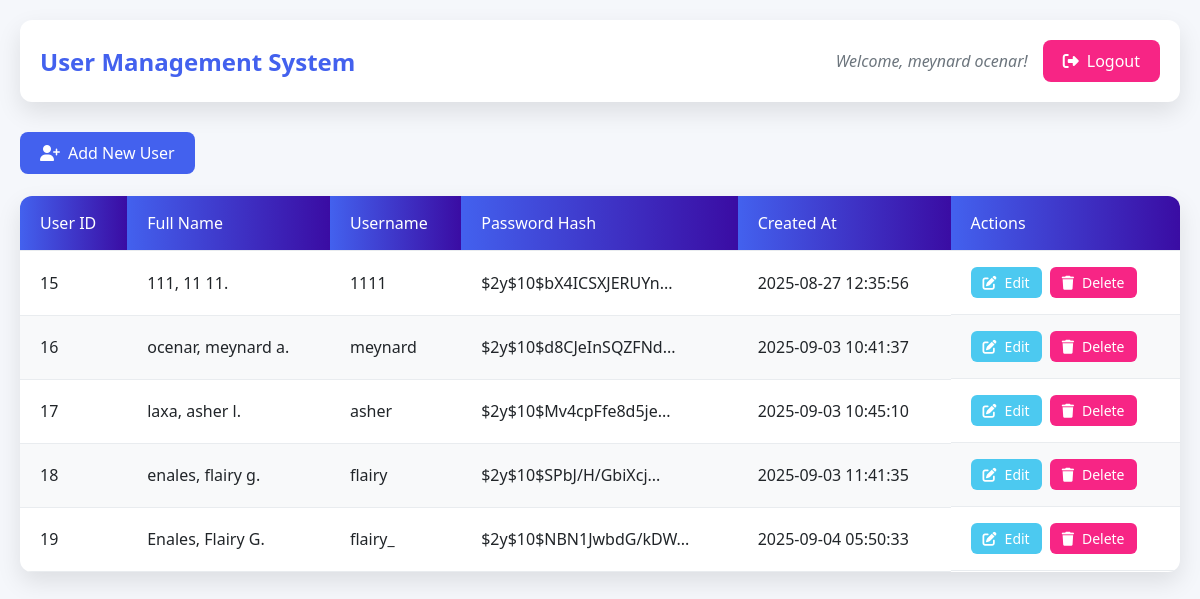
/read.php (signed in), run on the app's committed database.
### tables this page shows
CREATE TABLE `user` (
  `userID` int(11) NOT NULL,
  `Lname` varchar(100) NOT NULL,
  `Gname` varchar(100) NOT NULL,
  `MI` varchar(2) NOT NULL,
  `Username` varchar(100) NOT NULL,
  `Password` varchar(100) NOT NULL,
  `Created_at` timestamp NOT NULL DEFAULT current_timestamp(),
  `is_deleted` tinyint(1) DEFAULT 0
);

### read.php (the view, shortened to what this page needs)
<?php
include 'db.php';
$result = $conn->query("SELECT * FROM user WHERE is_deleted = FALSE");
?>
<!DOCTYPE html>
<html lang="en">
<head>
    <link rel="stylesheet" href="https://cdnjs.cloudflare.com/ajax/libs/font-awesome/6.4.0/css/all.min.css">
</head>
<body>
    <div class="container">
        <div class="header-container">
            <h2>User Management System</h2>
            <div class="user-info">
                <div class="welcome">
                    Welcome, <?php echo $_SESSION['gname'] . ' ' . $_SESSION['lname']; ?>!
                </div>
                <a href="logout.php" class="btn btn-danger">
                    <i class="fas fa-sign-out-alt"></i> Logout
                </a>
            </div>
        </div>
        <a href="create.php" class="btn btn-primary">
            <i class="fas fa-user-plus"></i> Add New User
        </a>
        <br><br>
        <div class="table-container">
            <table id="userTable">
                <thead>
                    <tr>
                        <th>User ID</th>
                        <th>Full Name</th>
                        <th>Username</th>
                        <th>Password Hash</th>
                        <th>Created At</th>
                        <th>Actions</th>
                    </tr>
                </thead>
                <tbody>
                    <?php
                    while ($row = $result->fetch_assoc()) {
                        echo "<tr id='row-{$row['userID']}'>
                                <td>{$row['userID']}</td>
                                <td>{$row['Lname']}, {$row['Gname']} {$row['MI']}.</td>
                                <td>{$row['Username']}</td>
                                <td title='{$row['Password']}'>" . substr($row['Password'], 0, 20) . "...</td>
                                <td>{$row['Created_at']}</td>
                                <td class='actions'>
                                    <a href='update.php?id={$row['userID']}' class='btn btn-action btn-edit'>
                                        <i class='fas fa-edit'></i> Edit
                                    </a>
                                    <a href='#' onclick=\"return deleteUser('{$row['userID']}');\" class='btn btn-action btn-delete'>
                                        <i class='fas fa-trash'></i> Delete
                                    </a>
                                </td>
                              </tr>";
                    }
                    ?>
                </tbody>
            </table>
        </div>
    </div>
</body>
</html>

### read.php (style rules this page uses)
:root { --primary: #4361ee; --secondary: #3a0ca3; --success: #4cc9f0; --danger: #f72585; --warning: #fca311; --light: #f8f9fa; --dark: #212529; --gray: #6c757d; --border-radius: 12px; --box-shadow: 0 10px 25px rgba(0,0,0,0.1); --transition: all 0.3s ease; }
* { margin: 0; padding: 0; box-sizing: border-box; font-family: 'Poppins', 'Segoe UI', sans-serif; }
body { background-color: #f5f7fb; color: var(--dark); padding: 20px; min-height: 100vh; }
.container { max-width: 1200px; margin: 0 auto; }
.header-container { display: flex; justify-content: space-between; align-items: center; margin-bottom: 30px; background: white; padding: 20px; border-radius: var(--border-radius); box-shadow: var(--box-shadow); }
h2 { color: var(--primary); font-weight: 600; }
.user-info { display: flex; align-items: center; gap: 15px; color: var(--gray); }
.user-info .welcome { font-style: italic; }
.btn { padding: 10px 20px; border-radius: 8px; font-weight: 500; text-decoration: none; display: inline-flex; align-items: center; gap: 8px; transition: var(--transition); }
.btn-primary { background: var(--primary); color: white; }
.btn-danger { background: var(--danger); color: white; }
.btn-action { padding: 6px 12px; border-radius: 6px; font-size: 14px; }
.btn-edit { background: var(--success); color: white; }
.btn-delete { background: var(--danger); color: white; }
.table-container { background: white; border-radius: var(--border-radius); box-shadow: var(--box-shadow); overflow: hidden; overflow-x: auto; }
table { width: 100%; border-collapse: collapse; }
th, td { padding: 16px 20px; text-align: left; border-bottom: 1px solid #e9ecef; }
th { background: linear-gradient(90deg, var(--primary) 0%, var(--secondary) 100%); color: white; font-weight: 500; position: sticky; top: 0; }
tr:nth-child(even) { background-color: #f8f9fa; }
.actions { white-space: nowrap; display: flex; gap: 8px; }

### data on the page
user: userID "15", Lname "111", Gname "11", MI "11", Username "1111", Password "$2y$10$bX4ICSXJERUYn", Created_at "2025-08-27 12:35:56"
user: userID "16", Lname "ocenar", Gname "meynard", MI "a", Username "meynard", Password "$2y$10$d8CJeInSQZFNd", Created_at "2025-09-03 10:41:37"
user: userID "17", Lname "laxa", Gname "asher", MI "l", Username "asher", Password "$2y$10$Mv4cpFfe8d5je", Created_at "2025-09-03 10:45:10"
user: userID "18", Lname "enales", Gname "flairy", MI "g", Username "flairy", Password "$2y$10$SPbJ/H/GbiXcj", Created_at "2025-09-03 11:41:35"
user: userID "19", Lname "Enales", Gname "Flairy", MI "G", Username "flairy_", Password "$2y$10$NBN1JwbdG/kDW", Created_at "2025-09-04 05:50:33"

### other printed values
$_SESSION['gname'] "meynard"
$_SESSION['lname'] "ocenar"
